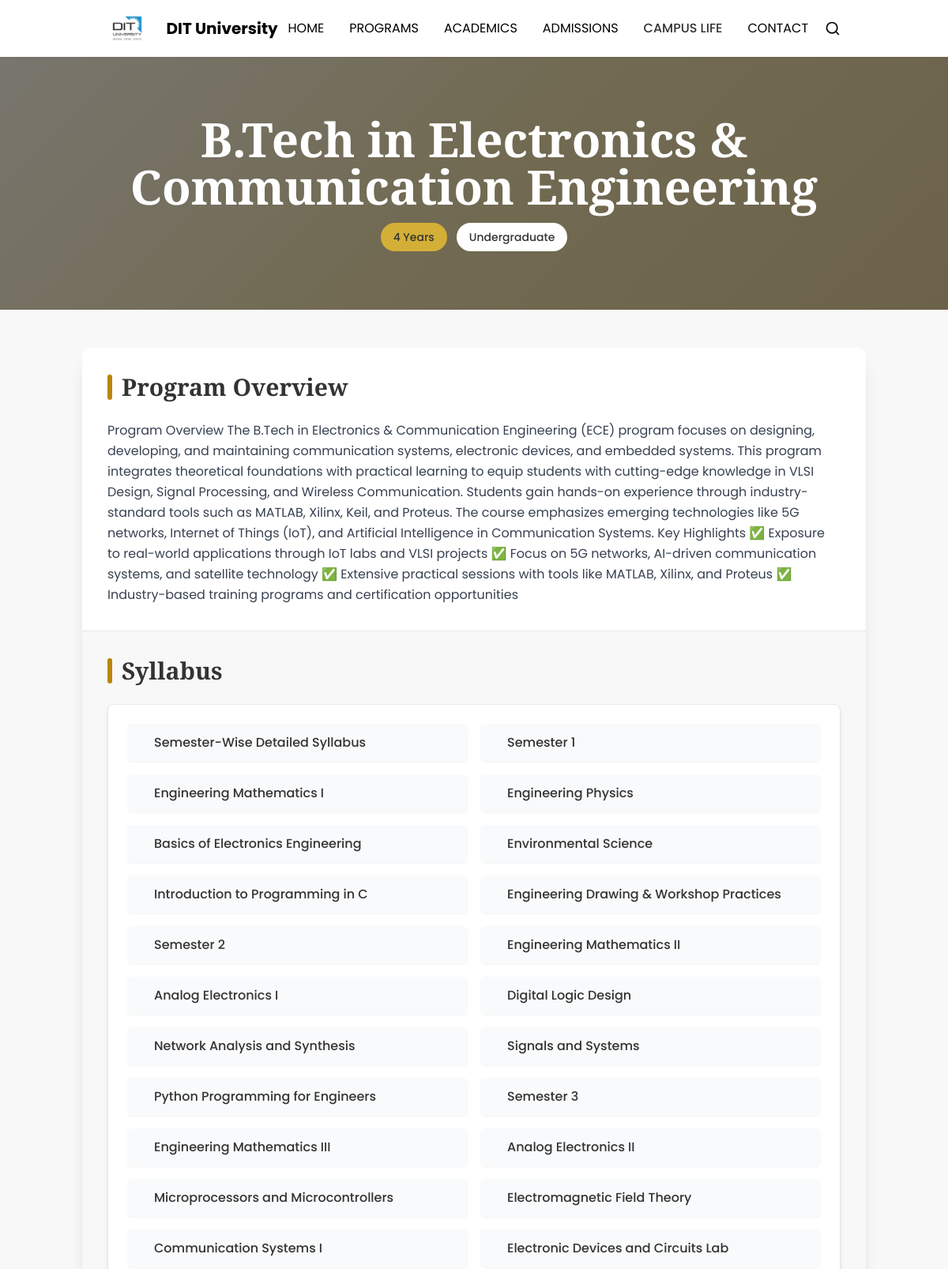
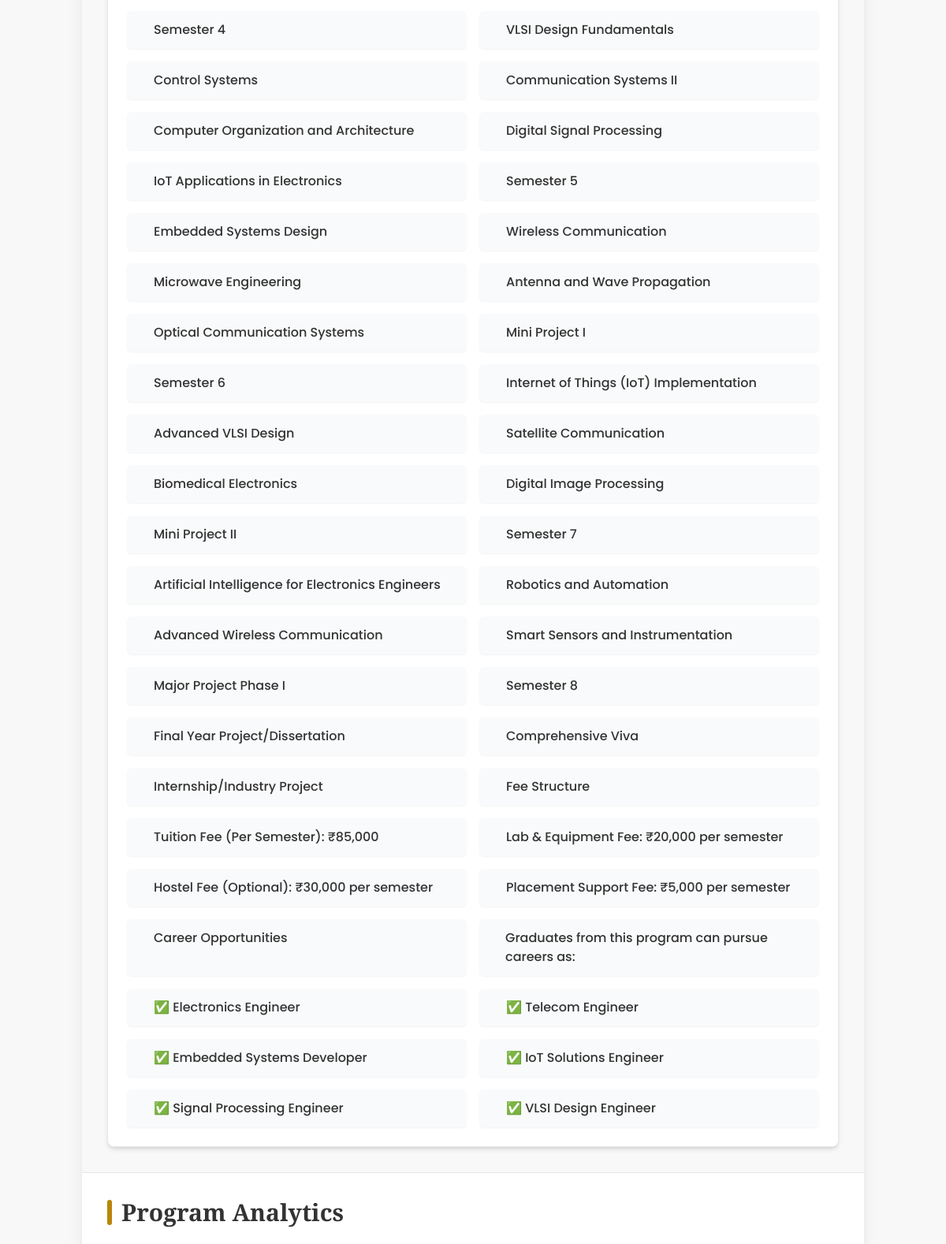
/departments/1/programs_details/6/ (upper part), run on the app's committed database (2 pictures, top to bottom).
### website/models.py (models this page shows, shortened)
class Program(models.Model):
    id = models.AutoField(primary_key=True)
    name = models.CharField(max_length=255, unique=True)
    duration = models.CharField(max_length=100)  # e.g., "4 Years", "3 Years"
    level = models.CharField(max_length=100)     # e.g., "Undergraduate", "Postgraduate"
    description = models.TextField(blank=True, null=True)
    syllabus = models.TextField(blank=True, null=True)
    department = models.ForeignKey(
        Department,
        on_delete=models.CASCADE,
        related_name='programs'
    )

### website/views.py (the view, shortened to what this page needs)
class DepartmentViewSet(viewsets.ModelViewSet):
    queryset = Department.objects.all()
    serializer_class = DepartmentSerializer
    @action(detail=True, methods=['get'], url_path='programs_details/(?P<program_id>\d+)')
    def program_details(self, request, pk=None, program_id=None):
        department = get_object_or_404(Department, id=pk)
        program = get_object_or_404(Program, id=program_id, department=department)
        return render(request, 'sub_templates/programs_details.html', {'program': program})

### templates/sub_templates/programs_details.html (shortened to what this page needs)
<!DOCTYPE html>
<html lang="en">
<head>
    <script src="https://cdn.tailwindcss.com"></script>
</head>
<body class="bg-offwhite text-charcoal min-h-screen">
    {% include 'new.html' %}
    <div class="relative h-80 overflow-hidden">
        <div class="absolute inset-0 bg-charcoal opacity-80"></div>
        <div class="absolute inset-0 gold-gradient opacity-20"></div>
        <div class="absolute inset-0 flex flex-col justify-center items-center text-center px-4">
            <h1 class="text-4xl md:text-5xl lg:text-6xl font-bold text-white playfair mb-4">{{ program.name }}</h1>
            <div class="flex flex-wrap justify-center gap-3">
                <span class="px-4 py-2 bg-gold text-charcoal rounded-full text-sm font-medium">{{ program.duration }}</span>
                <span class="px-4 py-2 bg-white text-charcoal rounded-full text-sm font-medium">{{ program.level }}</span>
            </div>
        </div>
    </div>
    <main class="container mx-auto px-4 py-12">
        <div class="bg-white rounded-xl shadow-xl overflow-hidden mb-12 transform transition-all duration-300 hover:shadow-2xl">
            <div class="p-8 border-b border-gray-200">
                <h2 class="text-3xl font-bold playfair text-charcoal mb-6 flex items-center">
                    <span class="w-1.5 h-8 bg-gold-dark rounded mr-3"></span>
                    Program Overview
                </h2>
                <p class="text-gray-700 leading-relaxed">{{ program.description }}</p>
            </div>
            <div class="p-8 bg-offwhite">
                <h2 class="text-3xl font-bold playfair text-charcoal mb-6 flex items-center">
                    <span class="w-1.5 h-8 bg-gold-dark rounded mr-3"></span>
                    Syllabus
                </h2>
                <div class="bg-white p-6 rounded-lg shadow-md border border-gray-200">
                    <div class="grid grid-cols-1 md:grid-cols-2 gap-4">
                        {% for topic in program.syllabus.splitlines %}
                            <div class="flex items-start gap-3 bg-gray-50 p-3 rounded-md shadow-sm">
                                <span class="w-2.5 h-2.5 bg-primary rounded-full mt-1"></span>
                                <span class="text-charcoal font-medium">{{ topic }}</span>
                            </div>
                        {% empty %}
                            <div class="text-gray-500 italic">No syllabus available for this program.</div>
                        {% endfor %}
                    </div>
                </div>
            </div>
            <div class="p-8 border-t border-gray-200">
                <h2 class="text-3xl font-bold playfair text-charcoal mb-6 flex items-center">
                    <span class="w-1.5 h-8 bg-gold-dark rounded mr-3"></span>
                    Program Analytics
                </h2>
            </div>
        </div>
    </main>
</body>
</html>

### templates/sub_templates/programs_details.html (style rules this page uses)
body { font-family: 'Poppins', sans-serif; }
.playfair { font-family: 'Playfair Display', serif; }
.gold-gradient { background: linear-gradient(135deg, #f5e7c1 0%, #d4af37 50%, #b8860b 100%); }

### data on the page
Program: name "B.Tech in Electronics & Communication Engineering", duration "4 Years", level "Undergraduate", description "Program Overview The B.Tech in Electronics & Communication Engineering (ECE) program focuses on designing, developing, and maintaining communication systems, electronic devices, and embedded systems. This program integrates theoretical foundations with practical learning to equip students with cutting-edge knowledge in VLSI Design, Signal Processing, and Wireless Communication. Students gain hands-on experience through industry-standard tools such as MATLAB, Xilinx, Keil, and Proteus. The course emphasizes emerging technologies like 5G networks, Internet of Things (IoT), and Artificial Intelligence in Communication Systems. Key Highlights ✅ Exposure to real-world applications through IoT…"

### other printed values
{{ topic }} "Semester-Wise Detailed Syllabus" "Semester 1" "Engineering Mathematics I" "Engineering Physics" "Basics of Electronics Engineering" "Environmental Science" "Introduction to Programming in C" "Engineering Drawing & Workshop Practices" "Semester 2" "Engineering Mathematics II" "Analog Electronics I" "Digital Logic Design" "Network Analysis and Synthesis" "Signals and Systems" "Python Programming for Engineers" "Semester 3" "Engineering Mathematics III" "Analog Electronics II" "Microprocessors and Microcontrollers" "Electromagnetic Field Theory" "Communication Systems I" "Electronic Devices and Circuits Lab" "Semester 4" "VLSI Design Fundamentals" "Control Systems" "Communication Systems II" "Computer Organization and Architecture" "Digital Signal Processing" "IoT Applications in Electronics" "Semester 5" "Embedded Systems Design" "Wireless Communication" "Microwave Engineering" "Antenna and Wave Propagation" "Optical Communication Systems" "Mini Project I" "Semester 6" "Internet of Things (IoT) Implementation" "Advanced VLSI Design" "Satellite Communication" "Biomedical Electronics" "Digital Image Processing" "Mini Project II" "Semester 7" "Artificial Intelligence for Electronics Engineers" "Robotics and Automation" "Advanced Wireless Communication" "Smart Sensors and Instrumentation" "Major Project Phase I" "Semester 8" "Final Year Project/Dissertation" "Comprehensive Viva" "Internship/Industry Project" "Fee Structure" "Tuition Fee (Per Semester): ₹85,000" "Lab & Equipment Fee: ₹20,000 per semester" "Hostel Fee (Optional): ₹30,000 per semester" "Placement Support Fee: ₹5,000 per semester" "Career Opportunities" "Graduates from this program can pursue careers as:" "✅ Electronics Engineer" "✅ Telecom Engineer" "✅ Embedded Systems Developer" "✅ IoT Solutions Engineer" "✅ Signal Processing Engineer" "✅ VLSI Design Engineer"
